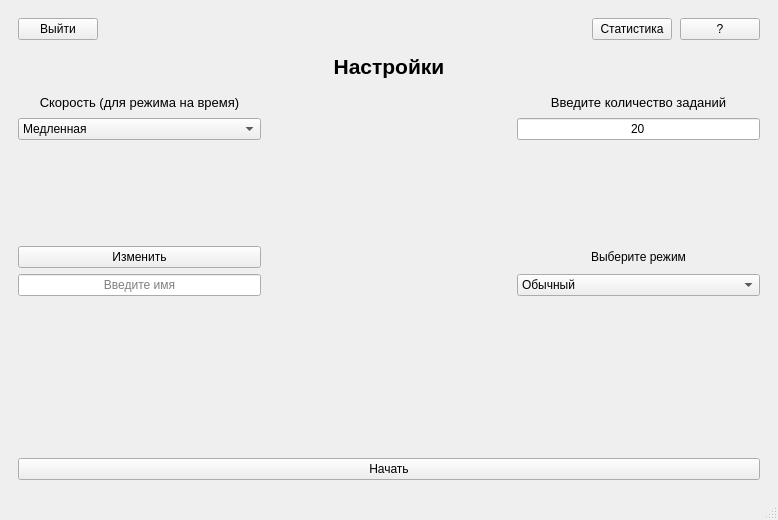
<?xml version="1.0" encoding="UTF-8"?>
<ui version="4.0">
 <class>MainWindow</class>
 <widget class="QMainWindow" name="MainWindow">
  <property name="windowModality">
   <enum>Qt::WindowModal</enum>
  </property>
  <property name="geometry">
   <rect>
    <x>0</x>
    <y>0</y>
    <width>778</width>
    <height>520</height>
   </rect>
  </property>
  <property name="windowTitle">
   <string>Тренажёр таблицы умножения</string>
  </property>
  <widget class="QWidget" name="centralwidget">
   <layout class="QVBoxLayout" name="verticalLayout_2">
    <item>
     <widget class="QStackedWidget" name="stackedWidget">
      <property name="currentIndex">
       <number>0</number>
      </property>
      <widget class="QWidget" name="page">
       <layout class="QVBoxLayout" name="verticalLayout" stretch="0,0,0,0">
        <item>
         <layout class="QHBoxLayout" name="header" stretch="0,0,0,0">
          <property name="spacing">
           <number>8</number>
          </property>
          <property name="leftMargin">
           <number>0</number>
          </property>
          <property name="topMargin">
           <number>0</number>
          </property>
          <property name="rightMargin">
           <number>0</number>
          </property>
          <property name="bottomMargin">
           <number>0</number>
          </property>
          <item>
           <widget class="QPushButton" name="pushButtonExit">
            <property name="text">
             <string>Выйти</string>
            </property>
           </widget>
          </item>
          <item>
           <spacer name="horizontalSpacer">
            <property name="orientation">
             <enum>Qt::Horizontal</enum>
            </property>
            <property name="sizeHint" stdset="0">
             <size>
              <width>35</width>
              <height>20</height>
             </size>
            </property>
           </spacer>
          </item>
          <item>
           <widget class="QPushButton" name="pushButtonStatistic">
            <property name="text">
             <string>Статистика</string>
            </property>
           </widget>
          </item>
          <item>
           <widget class="QPushButton" name="pushButtonReference">
            <property name="text">
             <string>?</string>
            </property>
            <property name="blueButton" stdset="0">
             <bool>true</bool>
            </property>
           </widget>
          </item>
         </layout>
        </item>
        <item>
         <layout class="QGridLayout" name="body" rowstretch="0,0,0,0,0,0,0" columnstretch="0,0,0,0">
          <item row="5" column="1">
           <widget class="QPushButton" name="pushButtonRename">
            <property name="enabled">
             <bool>true</bool>
            </property>
            <property name="text">
             <string>Изменить</string>
            </property>
           </widget>
          </item>
          <item row="6" column="1">
           <widget class="QLineEdit" name="lineEdit_3">
            <property name="alignment">
             <set>Qt::AlignCenter</set>
            </property>
            <property name="placeholderText">
             <string>Введите имя</string>
            </property>
           </widget>
          </item>
          <item row="2" column="3">
           <widget class="QLineEdit" name="lineEdit">
            <property name="inputMask">
             <string/>
            </property>
            <property name="text">
             <string>20</string>
            </property>
            <property name="maxLength">
             <number>3</number>
            </property>
            <property name="alignment">
             <set>Qt::AlignCenter</set>
            </property>
           </widget>
          </item>
          <item row="3" column="3">
           <spacer name="verticalSpacer">
            <property name="orientation">
             <enum>Qt::Vertical</enum>
            </property>
            <property name="sizeHint" stdset="0">
             <size>
              <width>100</width>
              <height>100</height>
             </size>
            </property>
           </spacer>
          </item>
          <item row="0" column="3">
           <spacer name="verticalSpacer_2">
            <property name="orientation">
             <enum>Qt::Vertical</enum>
            </property>
            <property name="sizeHint" stdset="0">
             <size>
              <width>20</width>
              <height>40</height>
             </size>
            </property>
           </spacer>
          </item>
          <item row="1" column="3">
           <widget class="QLabel" name="label_2">
            <property name="font">
             <font>
              <pointsize>10</pointsize>
             </font>
            </property>
            <property name="text">
             <string>Введите количество заданий</string>
            </property>
            <property name="alignment">
             <set>Qt::AlignCenter</set>
            </property>
           </widget>
          </item>
          <item row="5" column="3">
           <widget class="QLabel" name="label_11">
            <property name="text">
             <string>Выберите режим</string>
            </property>
            <property name="alignment">
             <set>Qt::AlignCenter</set>
            </property>
           </widget>
          </item>
          <item row="6" column="3">
           <widget class="QComboBox" name="comboBox">
            <item>
             <property name="text">
              <string>Обычный</string>
             </property>
            </item>
            <item>
             <property name="text">
              <string>На время</string>
             </property>
            </item>
            <item>
             <property name="text">
              <string>Бесконечный</string>
             </property>
            </item>
           </widget>
          </item>
          <item row="1" column="1">
           <widget class="QLabel" name="label_12">
            <property name="font">
             <font>
              <pointsize>10</pointsize>
             </font>
            </property>
            <property name="text">
             <string>Скорость (для режима на время)</string>
            </property>
            <property name="alignment">
             <set>Qt::AlignCenter</set>
            </property>
           </widget>
          </item>
          <item row="1" column="2">
           <spacer name="horizontalSpacer_2">
            <property name="orientation">
             <enum>Qt::Horizontal</enum>
            </property>
            <property name="sizeHint" stdset="0">
             <size>
              <width>40</width>
              <height>20</height>
             </size>
            </property>
           </spacer>
          </item>
          <item row="2" column="1">
           <widget class="QComboBox" name="comboBox_2">
            <item>
             <property name="text">
              <string>Медленная</string>
             </property>
            </item>
            <item>
             <property name="text">
              <string>Средняя</string>
             </property>
            </item>
            <item>
             <property name="text">
              <string>Быстрая</string>
             </property>
            </item>
           </widget>
          </item>
          <item row="0" column="2">
           <widget class="QLabel" name="label_5">
            <property name="font">
             <font>
              <pointsize>16</pointsize>
              <weight>75</weight>
              <bold>true</bold>
             </font>
            </property>
            <property name="layoutDirection">
             <enum>Qt::LeftToRight</enum>
            </property>
            <property name="text">
             <string>Настройки</string>
            </property>
            <property name="alignment">
             <set>Qt::AlignCenter</set>
            </property>
           </widget>
          </item>
         </layout>
        </item>
        <item>
         <spacer name="verticalSpacer_3">
          <property name="orientation">
           <enum>Qt::Vertical</enum>
          </property>
          <property name="sizeHint" stdset="0">
           <size>
            <width>20</width>
            <height>40</height>
           </size>
          </property>
         </spacer>
        </item>
        <item>
         <widget class="QPushButton" name="pushButtonStart">
          <property name="text">
           <string>Начать</string>
          </property>
          <property name="blueButton" stdset="0">
           <bool>true</bool>
          </property>
         </widget>
        </item>
       </layout>
      </widget>
      <widget class="QWidget" name="page_2">
       <layout class="QVBoxLayout" name="verticalLayout_3" stretch="1,1,0,1,1,1">
        <item>
         <layout class="QHBoxLayout" name="horizontalLayout_2" stretch="1,5,1,1,0">
          <property name="spacing">
           <number>1</number>
          </property>
          <item>
           <widget class="QPushButton" name="pushButtonStop">
            <property name="text">
             <string>Остановиться</string>
            </property>
           </widget>
          </item>
          <item>
           <spacer name="horizontalSpacer_3">
            <property name="orientation">
             <enum>Qt::Horizontal</enum>
            </property>
            <property name="sizeHint" stdset="0">
             <size>
              <width>40</width>
              <height>20</height>
             </size>
            </property>
           </spacer>
          </item>
          <item>
           <widget class="QLabel" name="timeLabel">
            <property name="text">
             <string>Время:</string>
            </property>
            <property name="alignment">
             <set>Qt::AlignCenter</set>
            </property>
           </widget>
          </item>
          <item>
           <widget class="QLabel" name="label_3">
            <property name="text">
             <string>00:24</string>
            </property>
            <property name="alignment">
             <set>Qt::AlignCenter</set>
            </property>
            <property name="bigLabel" stdset="0">
             <bool>true</bool>
            </property>
           </widget>
          </item>
          <item>
           <spacer name="horizontalSpacer_5">
            <property name="orientation">
             <enum>Qt::Horizontal</enum>
            </property>
            <property name="sizeHint" stdset="0">
             <size>
              <width>40</width>
              <height>20</height>
             </size>
            </property>
           </spacer>
          </item>
         </layout>
        </item>
        <item>
         <layout class="QHBoxLayout" name="horizontalLayout">
          <item>
           <widget class="QLabel" name="label_4">
            <property name="text">
             <string>Осталось заданий: 9</string>
            </property>
            <property name="alignment">
             <set>Qt::AlignCenter</set>
            </property>
           </widget>
          </item>
          <item>
           <widget class="QLabel" name="label_6">
            <property name="text">
             <string>70%</string>
            </property>
            <property name="alignment">
             <set>Qt::AlignCenter</set>
            </property>
            <property name="blueLabel" stdset="0">
             <bool>true</bool>
            </property>
           </widget>
          </item>
          <item>
           <widget class="QLabel" name="label_7">
            <property name="text">
             <string>30%</string>
            </property>
            <property name="alignment">
             <set>Qt::AlignCenter</set>
            </property>
            <property name="redLabel" stdset="0">
             <bool>true</bool>
            </property>
           </widget>
          </item>
         </layout>
        </item>
        <item>
         <widget class="QLabel" name="label_8">
          <property name="text">
           <string/>
          </property>
          <property name="alignment">
           <set>Qt::AlignCenter</set>
          </property>
         </widget>
        </item>
        <item>
         <layout class="QHBoxLayout" name="horizontalLayout_3">
          <item>
           <spacer name="horizontalSpacer_6">
            <property name="orientation">
             <enum>Qt::Horizontal</enum>
            </property>
            <property name="sizeHint" stdset="0">
             <size>
              <width>40</width>
              <height>20</height>
             </size>
            </property>
           </spacer>
          </item>
          <item>
           <widget class="QLabel" name="label">
            <property name="text">
             <string>5 x 6 = </string>
            </property>
            <property name="alignment">
             <set>Qt::AlignCenter</set>
            </property>
           </widget>
          </item>
          <item>
           <widget class="QLineEdit" name="lineEdit_2">
            <property name="text">
             <string/>
            </property>
            <property name="maxLength">
             <number>3</number>
            </property>
            <property name="alignment">
             <set>Qt::AlignCenter</set>
            </property>
           </widget>
          </item>
          <item>
           <spacer name="horizontalSpacer_4">
            <property name="orientation">
             <enum>Qt::Horizontal</enum>
            </property>
            <property name="sizeHint" stdset="0">
             <size>
              <width>40</width>
              <height>20</height>
             </size>
            </property>
           </spacer>
          </item>
         </layout>
        </item>
        <item>
         <spacer name="verticalSpacer_4">
          <property name="orientation">
           <enum>Qt::Vertical</enum>
          </property>
          <property name="sizeHint" stdset="0">
           <size>
            <width>20</width>
            <height>40</height>
           </size>
          </property>
         </spacer>
        </item>
        <item>
         <layout class="QHBoxLayout" name="horizontalLayout_4" stretch="1,1,1">
          <item>
           <spacer name="horizontalSpacer_7">
            <property name="orientation">
             <enum>Qt::Horizontal</enum>
            </property>
            <property name="sizeHint" stdset="0">
             <size>
              <width>40</width>
              <height>20</height>
             </size>
            </property>
           </spacer>
          </item>
          <item>
           <widget class="QPushButton" name="pushButtonAnswer">
            <property name="text">
             <string>Ответить</string>
            </property>
            <property name="blueButton" stdset="0">
             <bool>true</bool>
            </property>
           </widget>
          </item>
          <item>
           <spacer name="horizontalSpacer_8">
            <property name="orientation">
             <enum>Qt::Horizontal</enum>
            </property>
            <property name="sizeHint" stdset="0">
             <size>
              <width>40</width>
              <height>20</height>
             </size>
            </property>
           </spacer>
          </item>
         </layout>
        </item>
       </layout>
      </widget>
      <widget class="QWidget" name="page_3">
       <layout class="QVBoxLayout" name="verticalLayout_4">
        <item>
         <widget class="QLabel" name="label_9">
          <property name="font">
           <font>
            <pointsize>25</pointsize>
            <weight>75</weight>
            <bold>true</bold>
           </font>
          </property>
          <property name="text">
           <string>РЕЗУЛЬТАТ</string>
          </property>
          <property name="alignment">
           <set>Qt::AlignCenter</set>
          </property>
         </widget>
        </item>
        <item>
         <widget class="QLabel" name="label_10">
          <property name="font">
           <font>
            <pointsize>12</pointsize>
           </font>
          </property>
          <property name="text">
           <string>инфа</string>
          </property>
          <property name="alignment">
           <set>Qt::AlignHCenter|Qt::AlignTop</set>
          </property>
         </widget>
        </item>
        <item>
         <layout class="QHBoxLayout" name="horizontalLayout_5" stretch="1,1,1">
          <item>
           <widget class="QPushButton" name="pushButtonReturnToMainPage">
            <property name="text">
             <string>На главную</string>
            </property>
            <property name="blueButton" stdset="0">
             <bool>true</bool>
            </property>
           </widget>
          </item>
          <item>
           <spacer name="horizontalSpacer_9">
            <property name="orientation">
             <enum>Qt::Horizontal</enum>
            </property>
            <property name="sizeHint" stdset="0">
             <size>
              <width>40</width>
              <height>20</height>
             </size>
            </property>
           </spacer>
          </item>
          <item>
           <widget class="QPushButton" name="pushButtonStatisticFromTailMainWindow">
            <property name="text">
             <string>Статистика</string>
            </property>
           </widget>
          </item>
         </layout>
        </item>
       </layout>
      </widget>
     </widget>
    </item>
   </layout>
  </widget>
  <widget class="QMenuBar" name="menubar">
   <property name="geometry">
    <rect>
     <x>0</x>
     <y>0</y>
     <width>778</width>
     <height>21</height>
    </rect>
   </property>
  </widget>
  <widget class="QStatusBar" name="statusbar"/>
 </widget>
 <resources/>
 <connections/>
</ui>
